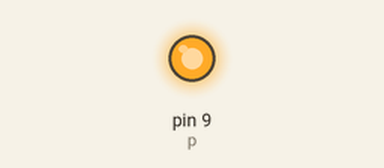
Recording of a sketch running on a simulated Arduino Uno, built with avr-gcc and run on an emulated ATmega328P. Shown: output pins drawn as LEDs (lit = HIGH).

Above: at 0.15 s.
At 44.9 s:
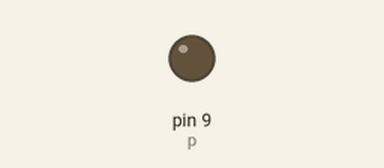
Timing chart, 0 to 59.4 s (numbered marks = the images above):
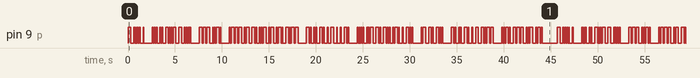

The sketch:

lab1.ino
```cpp
int p = 9; //port
int len = 100; //length of morse unit

void setup() {
  pinMode(p, OUTPUT);
}

void loop() {
  char s[] = "the sixth of january nineteen hundred and ninety four ";
  morse(s);
  delay(len*7);
}

void morse (char *s) {
  int i = 0;
  while (s[i] != 0) {
    letter(s[i++]);
  }
}

void letter(char c) {
  if (c > 64 && c < 90) c += 32;
  if (c == 'a') {
    dot(); dash();
  }
  else if (c == 'b') {
    dash(); dot(); dot(); dot();
  }
  else if (c == 'c') {
    dash(); dot(); dash(); dot();
  }
  else if (c == 'd') {
    dash(); dot(); dot();
  }
  else if (c == 'e') {
    dot();
  }
  else if (c == 'f') {
    dot(); dot(); dash(); dot();
  }
  else if (c == 'g') {
    dash(); dash(); dot();
  }
  else if (c == 'h') {
    dot(); dot(); dot(); dot();
  }
  else if (c == 'i') {
    dot(); dot();
  }
  else if (c == 'j') {
    dot(); dash(); dash(); dash();
  }
  else if (c == 'k') {
    dash(); dot(); dash();
  }
  else if (c == 'l') {
    dot(); dash(); dot(); dot();
  }
  else if (c == 'm') {
    dash(); dash();
  }
  else if (c == 'n') {
    dash(); dot();
  }
  else if (c == 'o') {
    dash(); dash(); dash();
  }
  else if (c == 'p') {
    dot(); dash(); dash(); dot();
  }
  else if (c == 'q') {
    dash(); dash(); dot(); dash();
  }
  else if (c == 'r') {
    dot(); dash(); dot();
  }
  else if (c == 's') {
    dot(); dot(); dot();
  }
  else if (c == 't') {
    dash();
  }
  else if (c == 'u') {
    dot(); dot(); dash();
  }
  else if (c == 'v') {
    dot(); dot(); dot(); dash();
  }
  else if (c == 'w') {
    dot(); dash(); dash();
  }
  else if (c == 'x') {
    dash(); dot(); dot(); dash();
  }
  else if (c == 'y') {
    dash(); dot(); dash(); dash();
  }
  else if (c == 'z') {
    dash(); dash(); dot(); dot();
  }
  else if (c == '1') {
    dot(); dash(); dash(); dash(); dash();
  }
  else if (c == '2') {
    dot(); dot(); dash(); dash(); dash();
  }
  else if (c == '3') {
    dot(); dot(); dot(); dash(); dash();
  }
  else if (c == '4') {
    dot(); dot(); dot(); dot(); dash();
  }
  else if (c == '5') {
    dot(); dot(); dot(); dot(); dot();
  }
  else if (c == '6') {
    dash(); dot(); dot(); dot(); dot();
  }
  else if (c == '7') {
    dash(); dash(); dot(); dot(); dot();
  }
  else if (c == '8') {
    dash(); dash(); dash(); dot(); dot();
  }
  else if (c == '9') {
    dash(); dash(); dash(); dash(); dot();
  }
  else if (c == '0') {
    dash(); dash(); dash(); dash(); dash();
  }
  else if (c == ' ') {
    delay(len*4);
  }
  delay(len*2);
}

void dot() {
  digitalWrite(p, HIGH);
  delay(len);
  digitalWrite(p, LOW);
  delay(len);
}

void dash() {
  digitalWrite(p, HIGH);
  delay(len*3);
  digitalWrite(p, LOW);
  delay(len);
}
```

Measured:
- by itself, pin 9 (p): moves between LOW and HIGH, repeating every 45.7 s
- by itself, everything shown: repeats every 45.7 s, in 220 steps
